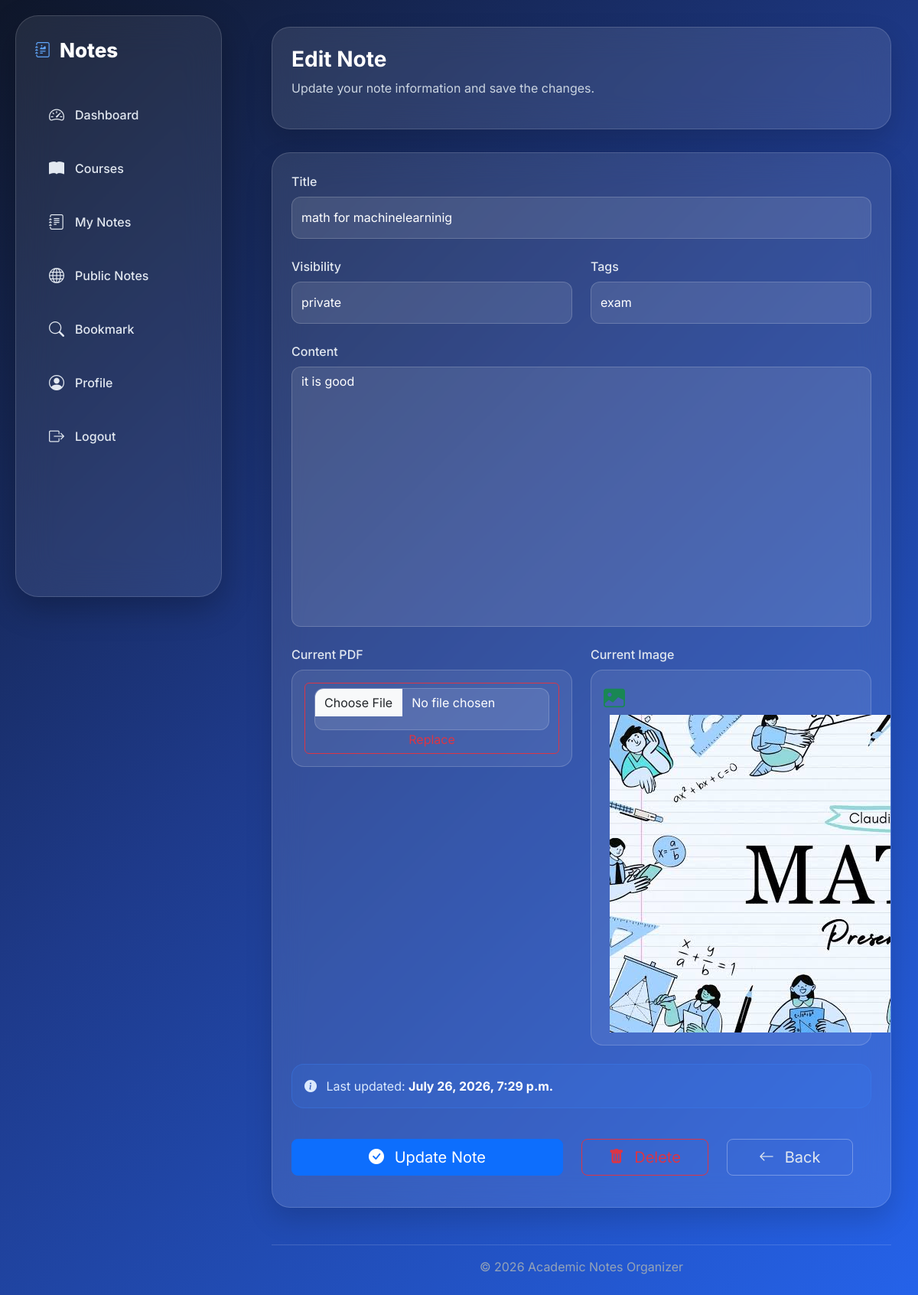
Page /notes/edit/1 on the committed database.
### Course/models.py (models this page shows, shortened)
class Note(models.Model):
    course = models.ForeignKey(Course, on_delete=models.CASCADE, related_name='notes')
    user = models.ForeignKey(User, on_delete=models.CASCADE, related_name='notes')
    title = models.CharField(max_length=200)
    image = models.ImageField(upload_to='image/note', null=True, blank=True)
    file = models.FileField(upload_to='file/note', null=True, blank=True)
    tags = models.CharField(max_length=500)
    context = models.TextField()
    visibility = models.CharField(max_length=200,choices=ch3)
    created_at = models.DateTimeField(auto_now_add=True)
    update_at = models.DateTimeField(auto_now=True)
    objects = models.Manager()
    public = CustomNote()

### Course/views.py (the view)
# urls.py: path('notes/edit/<int:pk>', views.edit_note, name="editnote"),
def edit_note(request, pk):
    note = Note.objects.get(id=pk)
    form = EditNoteForm(instance=note)
    if request.method == "POST":
        form = EditNoteForm(request.POST, request.FILES, instance=note)
        if form.is_valid():
            form.save()
            return redirect('notes')
    return render(request, 'course/edit_notes.html', {'form': form, 'note': note})

### Course/forms.py
class EditNoteForm(forms.ModelForm):
    class Meta:
        model = Note
        fields = ('image','title','context','visibility','tags','file')
        widgets ={
            'title':forms.TextInput(attrs={'class':'form-control','type':'text'}),
            'tags':forms.TextInput(attrs={'class':'form-control','type':'text'}),
            'visibility':forms.Select(attrs={'class':'form-select'}),
            'context':forms.Textarea(attrs={'class':'form-control','type':'text'}),
            'file': forms.FileInput(attrs={'type': "file", 'class': "form-control"}),
            'image': forms.FileInput(attrs={'type': "file", 'class': "form-control"}),
        }

### Course/models.py (called while the page is built)
    def get_queryset(self):
        return super().get_queryset().filter(visibility = 'public')

### context_procesors/context_processors.py (called while the page is built)
def notes(request):
    notes = Note.objects.filter(user_id=request.user.id).count()
    return {'notes':notes}

def course(request):
    course = Course.objects.filter(author_id=request.user.id).count()
    return {'course':course}

def public_notes(request):
    public = Note.public.filter(user_id=request.user.id).count()
    return {'public':public}

def bookmark(request):
    books = Bookmark.objects.filter(user_id=request.user.id).count()
    return {'bookmark':books}

def recent_notes(request):
    notes = Note.objects.filter(user_id=request.user.id).order_by('-created_at')[:3]
    return {'recentnote':notes}

def recent_public(request):
    notes = Note.public.all().order_by('-created_at')[:3]
    return {'recentpublic':notes}

### Course/templates/course/edit_notes.html (shortened to what this page needs)
{% load static %}
<!DOCTYPE html>
<html lang="en">
<head>
    <link href="https://cdn.jsdelivr.net/npm/bootstrap@5.3.3/dist/css/bootstrap.min.css" rel="stylesheet">
    <link rel="stylesheet" href="https://cdn.jsdelivr.net/npm/bootstrap-icons@1.11.3/font/bootstrap-icons.min.css">
    <link rel="stylesheet" href="{% static 'css/edit_note.css' %}">
    <link rel="stylesheet" href="{% static 'css/dashboard.css' %}">
</head>
<body>
{% include 'base.html' %}
<div class="content">
    <div class="glass-card page-header">
        <h3 class="fw-bold">
            Edit Note
        </h3>
        <p class="text-muted">
            Update your note information and save the changes.
        </p>
    </div>
    <div class="glass-card editor-card">
        <form method="post">
            <div class="row">
                <div class="col-12 mb-4">
                    <label class="form-label">
                        Title
                    </label>
                    {{ form.title }}
                </div>
                <div class="col-md-6 mb-4">
                    <label class="form-label">
                        Visibility
                    </label>
                    {{ form.visibility }}
                </div>
                <div class="col-md-6 mb-4">
                    <label class="form-label">
                        Tags
                    </label>
                    {{ form.tags }}
                </div>
                <div class="col-12 mb-4">
                    <label class="form-label">
                        Content
                    </label>
                    {{ form.context }}
                </div>
                <div class="col-md-6 mb-4">
                    <label class="form-label">
                        Current PDF
                    </label>
                    <div class="card file-card">
                        <div class="card-body d-flex justify-content-between align-items-center">
                            <button class="btn btn-outline-danger">
                                {{ form.file }}
                            </button>
                        </div>
                    </div>
                </div>
                <div class="col-md-6 mb-4">
                    <label class="form-label">
                        Current Image
                    </label>
                    <div class="card file-card">
                        {% if note.image %}
                            <div class="card-body d-flex justify-content-between align-items-center">
                            <div>
                                <i class="bi bi-image-fill text-success fs-3"></i>
                                <strong class="ms-2">
                                    <img src="{{ note.image.url }}" alt="">
                                </strong>
                            </div>
                                {% endif %}
                        </div>
                    </div>
                </div>
                <div class="col-12">
                    <div class="alert alert-info">
                        <i class="bi bi-info-circle-fill me-2"></i>
                        Last updated:
                        <strong>
                            {{ note.update_at }}
                        </strong>
                    </div>
                </div>
                <div class="row mt-4">
                    <div class="col-lg-6 mb-3">
                        <button type="submit" class="btn btn-primary btn-lg w-100">
                            <i class="bi bi-check-circle-fill me-2"></i>
                            Update Note
                        </button>
                    </div>
                    <div class="col-lg-3 mb-3">
                        <a href="{% url 'deletenotes' note.id %}" type="button" class="btn btn-outline-danger btn-lg w-100">
                            <i class="bi bi-trash-fill me-2"></i>
                        </a>
                    </div>
                    <div class="col-lg-3 mb-3">
                        <a href="{% url 'notes' %}" class="btn btn-outline-secondary btn-lg w-100">
                            <i class="bi bi-arrow-left me-2"></i>
                            Back
                        </a>
                    </div>
                </div>
            </div>
        </form>
    </div>
    <footer class="text-center mt-5">
        <hr>
        <p>
            © 2026 Academic Notes Organizer
        </p>
    </footer>
</div>
</body>
</html>

### assets/css/edit_note.css (style rules this page uses)
* { margin: 0; padding: 0; box-sizing: border-box; font-family: Inter, sans-serif; }
body { min-height: 100vh; background: linear-gradient(135deg, #0F172A 0%, #1E3A8A 45%, #2563EB 100%); overflow-x: hidden; color: white; position: relative; }
.glass-card, .sidebar { position: relative; overflow: hidden; }
.glass-card::before, .sidebar::before { content: ""; position: absolute; top: 0; left: -150%; width: 60%; height: 100%; background: linear-gradient(115deg, transparent 0%, rgba(255, 255, 255, .16) 45%, rgba(255, 255, 255, .32) 50%, rgba(255, 255, 255, .16) 55%, transparent 100%); transform: skewX(-20deg); animation: shimmerSweep 7s ease-in-out infinite; pointer-events: none; z-index: 2; }
.glass-card:nth-of-type(odd)::before { animation-delay: 1.4s; }
.content { margin-left: 320px; padding: 35px; position: relative; z-index: 1; }
.glass-card { background: rgba(255, 255, 255, .10); backdrop-filter: blur(20px); -webkit-backdrop-filter: blur(20px); border: 1px solid rgba(255, 255, 255, .15); border-radius: 22px; box-shadow: 0 15px 35px rgba(0, 0, 0, .15); }
.page-header { padding: 25px; margin-bottom: 30px; }
.editor-card { padding: 35px; }
h3, h4 { color: #fff; }
p.text-muted { color: #CBD5E1 !important; }
.form-control, .form-select { height: 55px; border-radius: 12px; background: rgba(255, 255, 255, .10); border: 1px solid rgba(255, 255, 255, .18); color: #fff; }
.form-control::placeholder { color: #94A3B8; }
.form-select option { color: #0F172A; }
.form-label { color: #E2E8F0; font-weight: 500; }
textarea { height: 340px !important; resize: none; }
.file-card { background: rgba(255, 255, 255, .08) !important; border: 1px solid rgba(255, 255, 255, .18) !important; border-radius: 16px !important; }
.file-card strong { color: #fff; }
.alert-info { background: rgba(59, 130, 246, .15); border: 1px solid rgba(59, 130, 246, .35); color: #DBEAFE; border-radius: 16px !important; }
.alert-info strong { color: #fff; }
footer hr { border-color: rgba(255, 255, 255, .15); opacity: 1; }
footer p { color: #94A3B8; }
.btn-outline-secondary { color: #E2E8F0; border-color: rgba(255, 255, 255, .3); }

### assets/css/dashboard.css (style rules this page uses)
* { margin: 0; padding: 0; box-sizing: border-box; font-family: 'Inter', sans-serif; }
body { min-height: 100vh; background: linear-gradient(135deg, #0F172A 0%, #1E3A8A 45%, #2563EB 100%); overflow-x: hidden; color: white; position: relative; }
.glass-card, .sidebar, .action-btn { position: relative; overflow: hidden; }
.glass-card::before, .sidebar::before, .action-btn::before { content: ""; position: absolute; top: 0; left: -150%; width: 60%; height: 100%; background: linear-gradient(115deg, transparent 0%, rgba(255, 255, 255, .16) 45%, rgba(255, 255, 255, .32) 50%, rgba(255, 255, 255, .16) 55%, transparent 100%); transform: skewX(-20deg); animation: shimmerSweep 3s ease-in-out infinite; pointer-events: none; }
.glass-card:nth-child(odd)::before { animation-delay: 1.4s; }
.glass-card { background: rgba(255, 255, 255, .10); backdrop-filter: blur(20px); -webkit-backdrop-filter: blur(20px); border: 1px solid rgba(255, 255, 255, .15); border-radius: 24px; padding: 25px; box-shadow: 0 15px 35px rgba(0, 0, 0, .15); transition: .35s; }

### rows in the picture
Note: title "math for machinelearninig", visibility "private", tags "exam", context "it is good", image (picture), update_at "July 26, 2026, 7:29 p.m."
